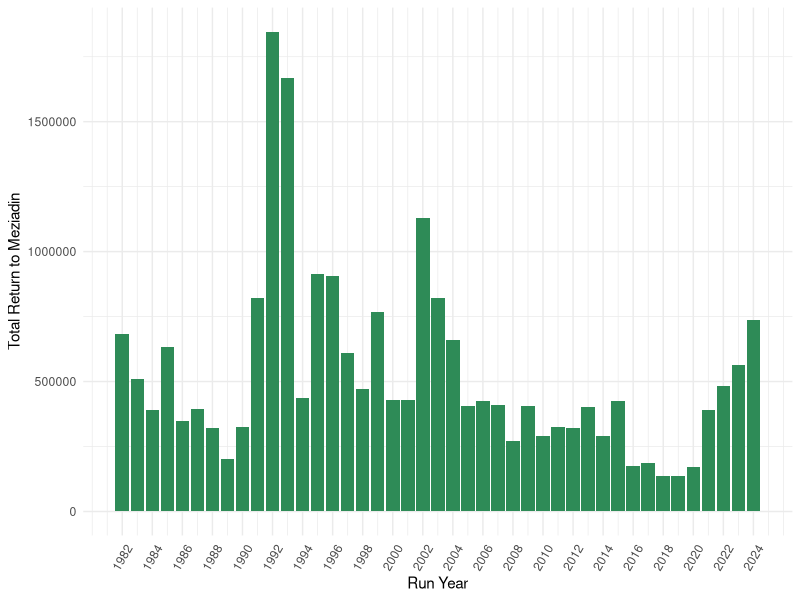
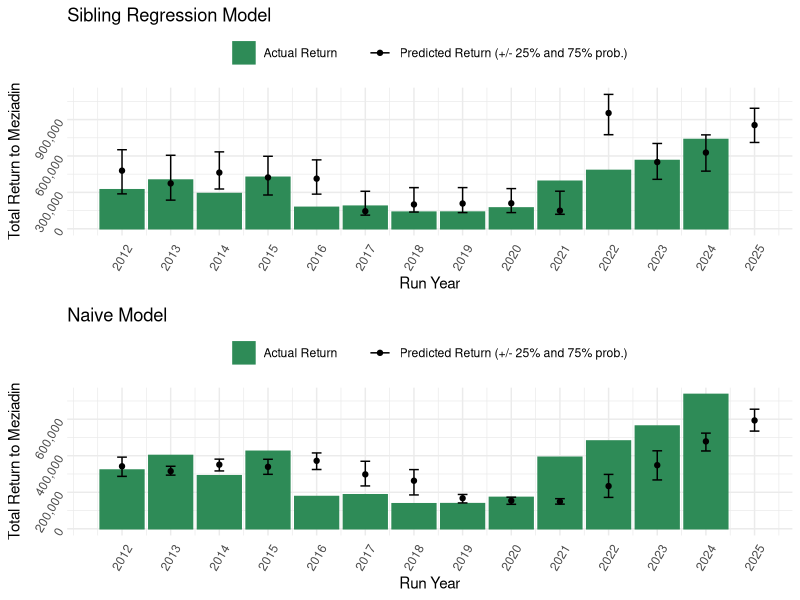
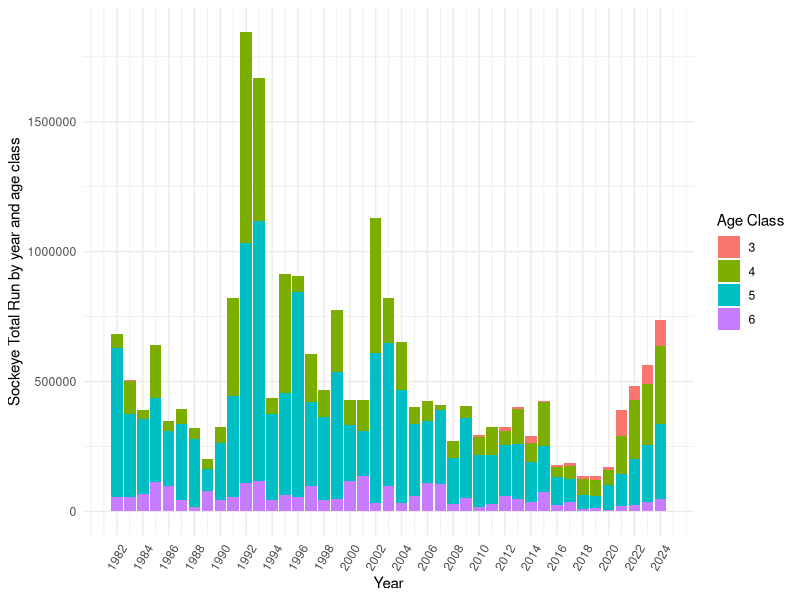
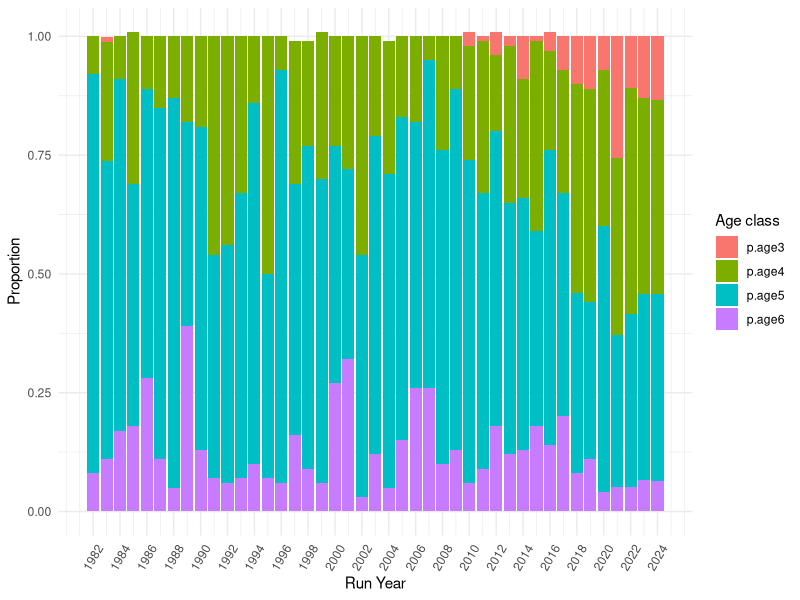

Source code (R) for these figures, in order: (Note: this script raises an error after producing the figures.)
# Code to process (1) Meziadin sockeye run by age data and (2) escapement and total return data
# for Meziadin-specific sockeye run forecast using ForecastR
library(tidyverse)
library(scales)
library(gridExtra)

# Read in Meziadin/Nass TE/TR data:
mez_nass_TR_TE <- read_csv("data/nass vs mez TR TE new.csv") %>%
  filter(type == "Total Return") %>%
  drop_na("Meziadin") %>%
  rename(runyear = year)

# Wide format to have total run and escapement as columns
TR_TE_wide <- pivot_wider(mez_nass_TR_TE, names_from = type, values_from = c(Meziadin, Nass)) %>%
  subset(select = -c(`Nass_Total Return`, mez.p, non.mez))

# Read new data (to 2023)
datanew <- read.csv("data/TRTC-Results--Nass-Sockeye_kke.csv") %>%
  filter(CU_Name == "Meziadin") %>%
  subset(select = -c(CU, SpeciesId, T_Idx_E, ExpFactor1, ExpFactor2, AdjSum, ObsE,
                     ExpFactor3, TE, CDN.Harvest, CDN.ER, Q1, Q2, Q3, ER.Indicator,
                     ER.Indicator.Lookup, ER.Source, StatArea, TRTC, Total.Harvest,
                     Total.ER, CU_Name)) %>%
  filter(Year %in% c("2018", "2019", "2020", "2021", "2022", "2023")) %>%
  rename(runyear = Year, `Meziadin_Total Return` = Total.Run)%>%
  mutate(`Meziadin_Total Return` = as.numeric(gsub(",","",`Meziadin_Total Return`)))

# ADD 2024 DATA TO NEW DATA:
# Meziadin total return is the escapement (fishwheel count) plus harvest before the fishwheel
# (about 49%). So fishwheel + (fishwheel*.49)
runyear <- c(2024)
mez_return <- c(735996.1) 
# calculated as Esc / (1-ER) using Meziadin fishwheel count for Esc and 0.49 for ER 
data24 <- data.frame(runyear, mez_return) %>%
  rename(`Meziadin_Total Return` = mez_return)

datanew <- bind_rows(datanew, data24)

# Merge old and new data (without ages):
all_mezdata <- bind_rows(TR_TE_wide, datanew)

# Read in predicted returns
predictions <- read.csv("data/mez_predictions.csv")

predictions <- full_join(all_mezdata, predictions, by="runyear") %>%
  filter(!is.na(predicted.return)) %>%
  mutate(predicted.return = as.numeric(predicted.return),
         p25 = as.numeric(p25),
         p75 = as.numeric(p75)) 
# Plot Meziadin total returns by year (no age breakdown)
ggplot(all_mezdata, aes(x = runyear, y = `Meziadin_Total Return`)) +
  geom_col(fill = "seagreen")+
  theme_minimal()+
  labs(x = "Run Year", y = "Total Return to Meziadin")+
  scale_x_continuous(breaks = round(seq(min(all_mezdata$runyear), max(all_mezdata$runyear), 
                                        by = 2),1))+
  theme(axis.text.x = element_text(angle = 60, vjust = 0.5))

### Add a line showing the pre-season forecasts
# Create a csv file for each year by changing forecast year and re-saving.
# Run each csv through forecastR
# Save sibling reg  point forecast, p25 and p75
# create a data frame of the forecasts
# bind with total return data - name something like ("predicted return")
# Plot by adding aes with line for predicted return, error bars for p25 and p75

###
sibreg <- ggplot(predictions, aes(x = runyear)) +
  geom_col(aes(y = `Meziadin_Total Return`, fill = "Actual Return"), color = "seagreen") +
  geom_point(aes(y = predicted.return, color = "Predicted Return (+/- 25% and 75% prob.)")) +
  geom_errorbar(
    aes(ymin = p25, ymax = p75, color = "Predicted Return (+/- 25% and 75% prob.)"),
    width = 0.2
  ) +
  theme_minimal() +
  labs(
    x = "Run Year",
    y = "Total Return to Meziadin"
  ) +
  scale_x_continuous(breaks = round(seq(min(predictions$runyear), max(predictions$runyear), by = 1), 1)) +
  scale_y_continuous(labels = scales::label_comma()) +
  scale_fill_manual(
    values = c("Actual Return" = "seagreen"),
    name = NULL  # Remove "fill" label
  ) +
  scale_color_manual(
    values = c("Predicted Return (+/- 25% and 75% prob.)" = "black"),
    name = NULL  # Remove "colour" label
  ) +
  ggtitle("Sibling Regression Model") +
  theme(
    axis.text.x = element_text(angle = 60, vjust = 0.5),
    axis.text.y = element_text(angle = 60),
    legend.position = "top"  # Move legend to the top
  )

###
# NAIVE MODEL:
predictions_naive <- read.csv("data/mez_predictions_naive.csv")

predictions_naive <- full_join(all_mezdata, predictions_naive, by="runyear") %>%
  filter(!is.na(predicted.return)) %>%
  mutate(predicted.return = as.numeric(predicted.return),
         p25 = as.numeric(p25),
         p75 = as.numeric(p75)) 

### Add a line showing the pre-season forecasts

naive <- ggplot(predictions_naive, aes(x = runyear)) +
  geom_col(aes(y = `Meziadin_Total Return`, fill = "Actual Return"), color = "seagreen") +
  geom_point(aes(y = predicted.return, color = "Predicted Return (+/- 25% and 75% prob.)")) +
  geom_errorbar(
    aes(ymin = p25, ymax = p75, color = "Predicted Return (+/- 25% and 75% prob.)"),
    width = 0.2
  ) +
  theme_minimal() +
  labs(
    x = "Run Year",
    y = "Total Return to Meziadin"
  ) +
  scale_x_continuous(breaks = round(seq(min(predictions$runyear), max(predictions$runyear), by = 1), 1)) +
  scale_y_continuous(labels = scales::label_comma()) +
  scale_fill_manual(
    values = c("Actual Return" = "seagreen"),
    name = NULL  # Remove "fill" label
  ) +
  scale_color_manual(
    values = c("Predicted Return (+/- 25% and 75% prob.)" = "black"),
    name = NULL  # Remove "colour" label
  ) +
  ggtitle("Naive Model") +
  theme(
    axis.text.x = element_text(angle = 60, vjust = 0.5),
    axis.text.y = element_text(angle = 60),
    legend.position = "top" 
  )

grid.arrange(sibreg, naive, nrow = 2)
# Read in Meziadin age data -----------------------------------------------

mez_age <- read_csv("data/Mez scale data - Andy.csv") %>%
  rename(runyear = Year)

# new data to 2022
mez_age_2 <- read_csv("data/Mez ages for Andy.csv") %>%
  filter(Year %in% c("2020", "2021", "2022")) %>%
  rename(runyear = Year) %>%
  #add row for 2023 and 2024 with age percentages using the mean from the last 5y (2018-2022, and 2019-2023)
  add_row(runyear = 2023, AgeComp = "MeziadinAnnual", RunAge3 = 0.1288244, RunAge4 = 0.4137336, RunAge5 = 0.3906876, RunAge6 = 0.06675444,
          RunAge7 = 0, Total = 1.00) %>%
  add_row(runyear = 2024, AgeComp = "MeziadinAnnual", RunAge3 = 0.1345893, RunAge4 = 0.4084802, RunAge5 = 0.3928252, RunAge6 = 0.06410532,
           RunAge7 = 0, Total = 1.00)

mez_age <- rbind(mez_age, mez_age_2)

# Merge the two dataframes 
age_mezdata <- merge(all_mezdata, mez_age, by = "runyear") %>%
  subset(select = -c(RunAge7, AgeComp)) %>%
  # add sockeye escapement for each age class (total * percent age)
  # add sockeye total return number for each age class
  mutate("3" = RunAge3*`Meziadin_Total Return`,
         "4" = RunAge4*`Meziadin_Total Return`,
         "5" = RunAge5*`Meziadin_Total Return`,
         "6" = RunAge6*`Meziadin_Total Return`) %>%
  # column name for percentages
  rename(p.age3 = RunAge3, p.age4 = RunAge4, p.age5 = RunAge5, p.age6 = RunAge6)

# Format for plotting
age_mezdata_long <- age_mezdata %>%
  pivot_longer(cols = "3":"6", names_to = "tr_ageclass", values_to = "tr_count") %>%
  rename(`Age Class` = tr_ageclass)

prop_ages <- age_mezdata %>%
  pivot_longer(cols = "p.age3":"p.age6", names_to = "Age class", values_to = "proportion_age")

# Plot total run by year with age classes:
ggplot(age_mezdata_long, aes(x = runyear, y = tr_count, fill = `Age Class`)) +
  geom_col() +
  xlab("Year") +
  ylab("Sockeye Total Run by year and age class") +
  theme_minimal()+
  scale_x_continuous(breaks = round(seq(min(prop_ages$runyear), max(prop_ages$runyear), 
                                        by = 2),1)) +
  theme(axis.text.x = element_text(angle = 60, vjust = 0.5))

# Proportion of age classes by year
ggplot(prop_ages, aes(x = runyear, y = proportion_age, fill = `Age class`))+
  geom_col() +
  theme_minimal() +
  xlab("Run Year") +
  ylab("Proportion")+
  scale_x_continuous(breaks = round(seq(min(prop_ages$runyear), max(prop_ages$runyear), 
                                        by = 2),1)) +
  theme(axis.text.x = element_text(angle = 60, vjust = 0.5))


# FORMATTING FOR FORECASTR ------------------------------------------------


# Format identical to ForecastR example - removing escapement and just include total return data,
# add columns for stock, species etc

mez_forecastr <- age_mezdata_long %>%
  subset(select = -c(p.age3, p.age4, p.age5, p.age6, Total, 
                     `Meziadin_Total Return`)) %>%
  rename(Run_Year = runyear, Age_Class = `Age Class`, Average_Terminal_Run = tr_count) %>%
  #filter(Age_Class != "3") %>% # remove age class 3 (for now..) because lots of zeros for this age class
  mutate(Brood_Year = Run_Year - as.numeric(Age_Class),
         Stock_Name = "Meziadin",
         Stock_Species = "Sockeye",
         Stock_Abundance = "Terminal Run",
         Forecasting_Year = "2025") %>%
  select(Stock_Name, Stock_Species, Stock_Abundance, Forecasting_Year, Run_Year, Brood_Year,
         Age_Class, Average_Terminal_Run) %>%
  mutate(Average_Terminal_Run = ifelse(is.na(Average_Terminal_Run), 0, Average_Terminal_Run))


# remove values from columns 1-4, except for the first row
mez_forecastr <- mez_forecastr %>%
  mutate(
    Stock_Name = ifelse(row_number() == 1, Stock_Name, ""),
    Stock_Species = ifelse(row_number() == 1, Stock_Species, ""),
    Stock_Abundance = ifelse(row_number() == 1, Stock_Abundance, ""),
    Forecasting_Year = ifelse(row_number() == 1, Forecasting_Year, "")
  ) %>%
  mutate(Average_Terminal_Run = replace(Average_Terminal_Run, Average_Terminal_Run==0, 1))

write.csv(mez_forecastr, "~/coastland/nass-data-summaries/data/mez_forecastr.csv", row.names = FALSE)


# 2024 run prediction -----------------------------------------------------
# File for 2024 forecasting year (to compare forecast with actual 2024 run):

# mez_24 <- age_mezdata_long %>%
#   subset(select = -c(p.age3, p.age4, p.age5, p.age6, Total, 
#                      `Meziadin_Total Return`)) %>%
#   rename(Run_Year = runyear, Age_Class = `Age Class`, Average_Terminal_Run = tr_count) %>%
#   filter(Run_Year != "2024") %>% 
#   mutate(Brood_Year = Run_Year - as.numeric(Age_Class),
#          Stock_Name = "Meziadin",
#          Stock_Species = "Sockeye",
#          Stock_Abundance = "Terminal Run",
#          Forecasting_Year = "2024") %>%
#   select(Stock_Name, Stock_Species, Stock_Abundance, Forecasting_Year, Run_Year, Brood_Year,
#          Age_Class, Average_Terminal_Run) %>%
#   mutate(Average_Terminal_Run = ifelse(is.na(Average_Terminal_Run), 0, Average_Terminal_Run))
# 
# mez_24 <- mez_24 %>%
#   mutate(
#     Stock_Name = ifelse(row_number() == 1, Stock_Name, ""),
#     Stock_Species = ifelse(row_number() == 1, Stock_Species, ""),
#     Stock_Abundance = ifelse(row_number() == 1, Stock_Abundance, ""),
#     Forecasting_Year = ifelse(row_number() == 1, Forecasting_Year, "")
#   ) %>%
#   mutate(Average_Terminal_Run = replace(Average_Terminal_Run, Average_Terminal_Run==0, 1))
# 
# # write csv
# write.csv(mez_24, "~/coastland/nass-data-summaries/data/mez_24.csv", row.names = FALSE)
